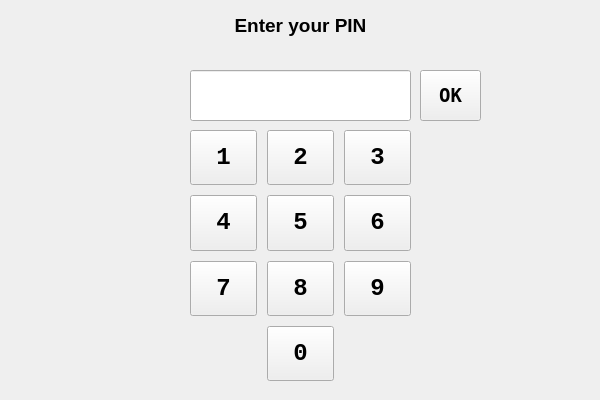
<?xml version="1.0" encoding="UTF-8"?>
<ui version="4.0">
 <class>Login</class>
 <widget class="QWidget" name="Login">
  <property name="geometry">
   <rect>
    <x>0</x>
    <y>0</y>
    <width>600</width>
    <height>400</height>
   </rect>
  </property>
  <property name="windowTitle">
   <string>Form</string>
  </property>
  <property name="styleSheet">
   <string notr="true"/>
  </property>
  <widget class="QLabel" name="label">
   <property name="geometry">
    <rect>
     <x>80</x>
     <y>10</y>
     <width>441</width>
     <height>31</height>
    </rect>
   </property>
   <property name="font">
    <font>
     <pointsize>14</pointsize>
     <weight>75</weight>
     <bold>true</bold>
    </font>
   </property>
   <property name="text">
    <string>Enter your PIN</string>
   </property>
   <property name="alignment">
    <set>Qt::AlignCenter</set>
   </property>
  </widget>
  <widget class="QLineEdit" name="pinDisplay">
   <property name="geometry">
    <rect>
     <x>190</x>
     <y>70</y>
     <width>221</width>
     <height>51</height>
    </rect>
   </property>
   <property name="font">
    <font>
     <family>Monospace</family>
     <pointsize>24</pointsize>
    </font>
   </property>
   <property name="echoMode">
    <enum>QLineEdit::Password</enum>
   </property>
   <property name="alignment">
    <set>Qt::AlignCenter</set>
   </property>
   <property name="readOnly">
    <bool>true</bool>
   </property>
  </widget>
  <widget class="QWidget" name="gridLayoutWidget">
   <property name="geometry">
    <rect>
     <x>190</x>
     <y>130</y>
     <width>221</width>
     <height>251</height>
    </rect>
   </property>
   <layout class="QGridLayout" name="gridLayout">
    <property name="spacing">
     <number>10</number>
    </property>
    <item row="1" column="1">
     <widget class="QPushButton" name="button5">
      <property name="sizePolicy">
       <sizepolicy hsizetype="Minimum" vsizetype="Minimum">
        <horstretch>0</horstretch>
        <verstretch>0</verstretch>
       </sizepolicy>
      </property>
      <property name="font">
       <font>
        <family>Monospace</family>
        <pointsize>18</pointsize>
        <weight>75</weight>
        <bold>true</bold>
       </font>
      </property>
      <property name="text">
       <string>5</string>
      </property>
     </widget>
    </item>
    <item row="0" column="1">
     <widget class="QPushButton" name="button2">
      <property name="sizePolicy">
       <sizepolicy hsizetype="Minimum" vsizetype="Minimum">
        <horstretch>0</horstretch>
        <verstretch>0</verstretch>
       </sizepolicy>
      </property>
      <property name="font">
       <font>
        <family>Monospace</family>
        <pointsize>18</pointsize>
        <weight>75</weight>
        <bold>true</bold>
       </font>
      </property>
      <property name="text">
       <string>2</string>
      </property>
     </widget>
    </item>
    <item row="0" column="0">
     <widget class="QPushButton" name="button1">
      <property name="sizePolicy">
       <sizepolicy hsizetype="Minimum" vsizetype="Minimum">
        <horstretch>0</horstretch>
        <verstretch>0</verstretch>
       </sizepolicy>
      </property>
      <property name="font">
       <font>
        <family>Monospace</family>
        <pointsize>18</pointsize>
        <weight>75</weight>
        <bold>true</bold>
       </font>
      </property>
      <property name="text">
       <string>1</string>
      </property>
     </widget>
    </item>
    <item row="1" column="0">
     <widget class="QPushButton" name="button4">
      <property name="sizePolicy">
       <sizepolicy hsizetype="Minimum" vsizetype="Minimum">
        <horstretch>0</horstretch>
        <verstretch>0</verstretch>
       </sizepolicy>
      </property>
      <property name="font">
       <font>
        <family>Monospace</family>
        <pointsize>18</pointsize>
        <weight>75</weight>
        <bold>true</bold>
       </font>
      </property>
      <property name="text">
       <string>4</string>
      </property>
     </widget>
    </item>
    <item row="2" column="0">
     <widget class="QPushButton" name="button7">
      <property name="sizePolicy">
       <sizepolicy hsizetype="Minimum" vsizetype="Minimum">
        <horstretch>0</horstretch>
        <verstretch>0</verstretch>
       </sizepolicy>
      </property>
      <property name="font">
       <font>
        <family>Monospace</family>
        <pointsize>18</pointsize>
        <weight>75</weight>
        <bold>true</bold>
       </font>
      </property>
      <property name="text">
       <string>7</string>
      </property>
     </widget>
    </item>
    <item row="3" column="1">
     <widget class="QPushButton" name="button0">
      <property name="sizePolicy">
       <sizepolicy hsizetype="Minimum" vsizetype="Minimum">
        <horstretch>0</horstretch>
        <verstretch>0</verstretch>
       </sizepolicy>
      </property>
      <property name="font">
       <font>
        <family>Monospace</family>
        <pointsize>18</pointsize>
        <weight>75</weight>
        <bold>true</bold>
       </font>
      </property>
      <property name="text">
       <string>0</string>
      </property>
     </widget>
    </item>
    <item row="1" column="2">
     <widget class="QPushButton" name="button6">
      <property name="sizePolicy">
       <sizepolicy hsizetype="Minimum" vsizetype="Minimum">
        <horstretch>0</horstretch>
        <verstretch>0</verstretch>
       </sizepolicy>
      </property>
      <property name="font">
       <font>
        <family>Monospace</family>
        <pointsize>18</pointsize>
        <weight>75</weight>
        <bold>true</bold>
       </font>
      </property>
      <property name="text">
       <string>6</string>
      </property>
     </widget>
    </item>
    <item row="0" column="2">
     <widget class="QPushButton" name="button3">
      <property name="sizePolicy">
       <sizepolicy hsizetype="Minimum" vsizetype="Minimum">
        <horstretch>0</horstretch>
        <verstretch>0</verstretch>
       </sizepolicy>
      </property>
      <property name="font">
       <font>
        <family>Monospace</family>
        <pointsize>18</pointsize>
        <weight>75</weight>
        <bold>true</bold>
       </font>
      </property>
      <property name="text">
       <string>3</string>
      </property>
     </widget>
    </item>
    <item row="2" column="1">
     <widget class="QPushButton" name="button8">
      <property name="sizePolicy">
       <sizepolicy hsizetype="Minimum" vsizetype="Minimum">
        <horstretch>0</horstretch>
        <verstretch>0</verstretch>
       </sizepolicy>
      </property>
      <property name="font">
       <font>
        <family>Monospace</family>
        <pointsize>18</pointsize>
        <weight>75</weight>
        <bold>true</bold>
       </font>
      </property>
      <property name="text">
       <string>8</string>
      </property>
     </widget>
    </item>
    <item row="2" column="2">
     <widget class="QPushButton" name="button9">
      <property name="sizePolicy">
       <sizepolicy hsizetype="Minimum" vsizetype="Minimum">
        <horstretch>0</horstretch>
        <verstretch>0</verstretch>
       </sizepolicy>
      </property>
      <property name="font">
       <font>
        <family>Monospace</family>
        <pointsize>18</pointsize>
        <weight>75</weight>
        <bold>true</bold>
       </font>
      </property>
      <property name="text">
       <string>9</string>
      </property>
     </widget>
    </item>
   </layout>
  </widget>
  <widget class="QPushButton" name="buttonOk">
   <property name="geometry">
    <rect>
     <x>420</x>
     <y>70</y>
     <width>61</width>
     <height>51</height>
    </rect>
   </property>
   <property name="sizePolicy">
    <sizepolicy hsizetype="Minimum" vsizetype="Minimum">
     <horstretch>0</horstretch>
     <verstretch>0</verstretch>
    </sizepolicy>
   </property>
   <property name="font">
    <font>
     <family>DejaVu Sans Mono</family>
     <pointsize>14</pointsize>
     <weight>75</weight>
     <bold>true</bold>
    </font>
   </property>
   <property name="text">
    <string>OK</string>
   </property>
  </widget>
 </widget>
 <resources/>
 <connections/>
</ui>
